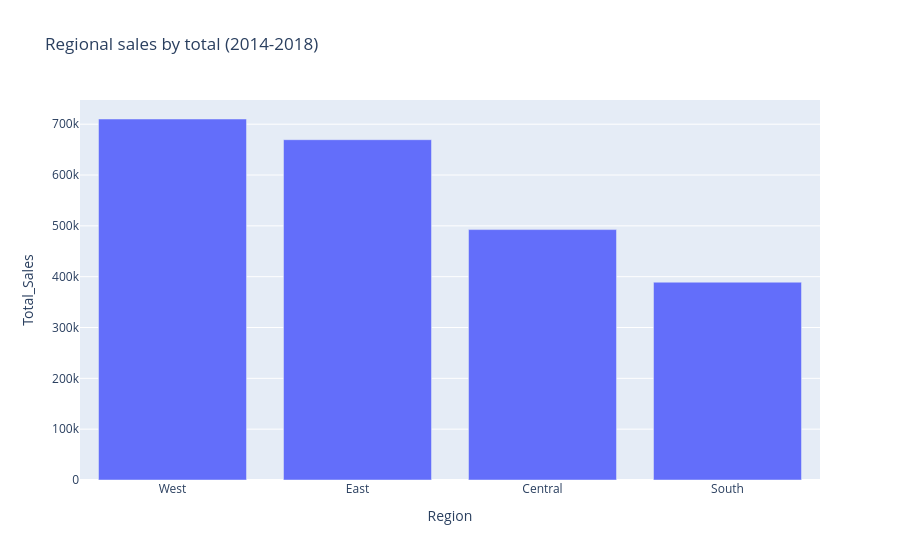

Here is the notebook cell this chart was saved with:
### Markdown cell above
charts required

### Code cell
#regional sale
fig = px.bar(
    region_perf,
    x="Region",
    y="Total_Sales",
    title="Regional sales by total (2014-2018)"
)
fig.show()

### Figure 1 — Plotly figure (JSON) as saved in the notebook; plotly's stock layout.template omitted (floating-point values rounded to 4 significant figures)
{"data": [{"hovertemplate": "Region=%{x}<br>Total_Sales=%{y}<extra></extra>", "legendgroup": "", "marker": {"color": "#636efa", "pattern": {"shape": ""}}, "name": "", "orientation": "v", "showlegend": false, "textposition": "auto", "type": "bar", "x": ["West", "East", "Central", "South"], "xaxis": "x", "y": [710200.0, 669500.0, 492600.0, 389200.0], "yaxis": "y"}], "layout": {"barmode": "relative", "legend": {"tracegroupgap": 0}, "title": {"text": "Regional sales by total (2014-2018)"}, "xaxis": {"anchor": "y", "domain": [0, 1], "title": {"text": "Region"}}, "yaxis": {"anchor": "x", "domain": [0, 1], "title": {"text": "Total_Sales"}}}}
